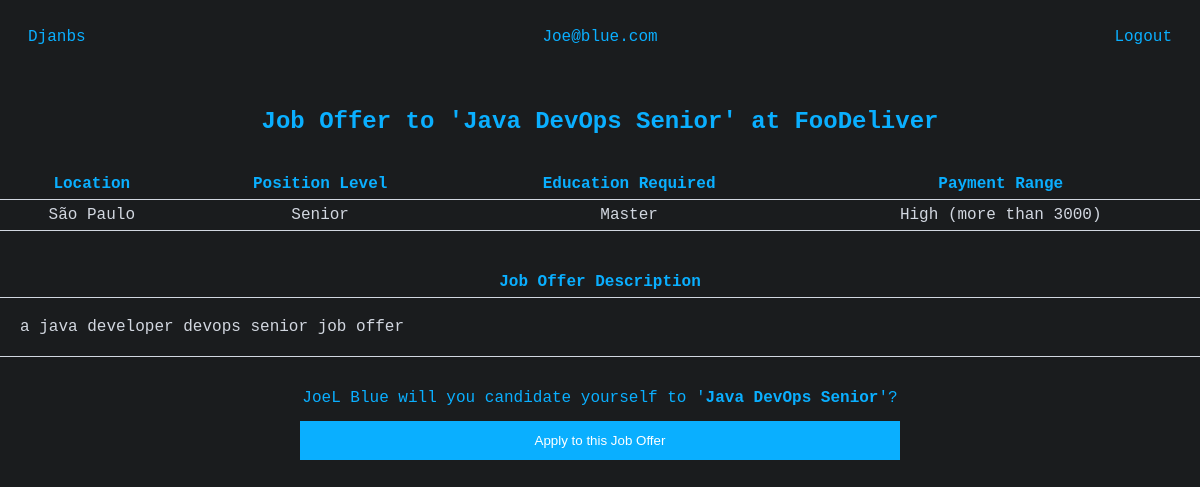
/job-candidate/1/ (signed in), run on the app's committed database.
### jobs/models.py (models this page shows)
class User(AbstractUser):
    username = models.CharField(max_length=50, blank=True, null=True, unique=True)
    email = models.EmailField(_('email address'), unique=True)
    USERNAME_FIELD = 'email'
    REQUIRED_FIELDS = ['username', 'password']
    is_company = models.BooleanField(default=False)
    is_candidate = models.BooleanField(default=False)
    def __str__(self):
        return self.email

class JobOffer(models.Model):
    name = models.CharField(max_length=125)
    location = models.CharField(max_length=50)
    description = models.TextField(null=True)
    company = models.ForeignKey(Company, on_delete=models.CASCADE, null=True)
    payment_range = models.IntegerField(choices=PaymentRange.choices)
    education_req = models.IntegerField(choices=EducationRequirement.choices)
    position_level = models.IntegerField(choices=PositionLevel.choices)
    date_created = models.DateTimeField(auto_now_add=True, null=True)
    def __str__(self):
        return self.name

class Company(models.Model):
    user = models.OneToOneField(User, null=True, on_delete=models.CASCADE)
    name = models.CharField(max_length=50, null=True)
    email = models.EmailField(null=True)
    site = models.URLField(null=True)
    def __str__(self):
        return self.name

class Candidate(models.Model):
    user = models.OneToOneField(User, null=True, on_delete=models.CASCADE)
    first_name = models.CharField(max_length=20, null=True)
    last_name = models.CharField(max_length=120, null=True)
    payment_range = models.IntegerField(choices=PaymentRange.choices, null=True)
    education = models.IntegerField(choices=EducationRequirement.choices, null=True)
    position_level = models.IntegerField(choices=PositionLevel.choices, null=True)
    def __str__(self):
        return f'{self.first_name} {self.last_name}'

### jobs/decorators.py (the view)
        def wrapper_func(request, *args, **kwargs):
            if (role == 'candidate' and request.user.is_candidate) or \
                    (role == 'company' and request.user.is_company):
                return view_func(request, *args, **kwargs)
            else:
                return redirect('home')

### jobs/forms.py
class JobCandidateForm(forms.ModelForm):
    class Meta():
        model = JobApplied
        exclude = ('candidate', 'job_offer')

### jobs/choices.py (called while the page is built)
def int_to_string(int_choice, integer) -> str:
    for num, string in int_choice.choices: # type: ignore
        if num == integer:
            return string.capitalize()
    return ''

### jobs/views/views.py (called while the page is built, shortened)
@allowed_role(role='candidate')
def candidate_to_job(request, job_id):
    job_offer = JobOffer.objects.get(pk=job_id) # type: ignore
    candidate = Candidate.objects.get(id=request.user.candidate.id) # type: ignore
    form = JobCandidateForm()
    context = {
        'form':form,
        'job_offer': job_offer,
        'candidate': candidate,
        'payment': int_to_string(PaymentRange, job_offer.payment_range),
        'education': int_to_string(EducationRequirement, job_offer.education_req),
        'pos_level': int_to_string(PositionLevel, job_offer.position_level),
    }
    return render(request, 'jobs/job-candidate.html', context)

### jobs/templates/jobs/job-candidate.html (shortened to what this page needs)
{% extends "jobs/base.html" %}
{% block content %}
<h2 class="register-n-login">Job Offer to '<b>{{ job_offer }}</b>' at {{ job_offer.company }}</h2>
<table>
    <tr class="blue">
        <th>Location</th>
        <th>Position Level</th>
        <th>Education Required</th>
        <th>Payment Range</th>
    </tr>
    <tr>
    <td>{{ job_offer.location }}</td>
    <td>{{ pos_level }}</td>
    <td>{{ education }}</td>
    <td>{{ payment }}</td>
    </tr>
</table>
<br>
<br>
<table>
    <tr class="blue">
        <th>Job Offer Description</th>
    </tr>
    <tr>
        <td style="padding:20px; text-align:left">{{ job_offer.description }}</td>
    </tr>
</table>
<br>
<form method="POST" action="">
    <div class="register-n-login">{{ candidate }} will you candidate yourself to '<b>{{ job_offer }}</b>'?</div>
    <input class="cancel-button" type="submit" name="Submit" value="Apply to this Job Offer">
    <div class="register-n-login" style="color:#D74545">{{ form.errors }}</div>
</form>
{% endblock content %}

### jobs/templates/jobs/base.html (shortened to what this page needs)
<!DOCTYPE html>
{% load static %}
<html>
	<head>
        <link rel="stylesheet" type="text/css" href="{% static 'jobs/style.css' %}"/>
	</head>
	<body>
        <div class="topbar">
            <a href="{% url 'home' %}">Djanbs</a>
            {% if user.is_authenticated %}
            <a class="ralign" href="{% url 'profile' %}">{{ user|capfirst }}</a>
            <a class="ralign logoutred" href="{% url 'logout' %}">Logout</a>
            {% endif %}
        </div>
        {% block content %}
        {% endblock content %}
	</body>
</html>

### jobs/static/jobs/style.css (style rules this page uses)
:root { --light: #d2d7e0; --dark: #1A1C1E; --darker: #141517; --blue: #0aafff; --red: #D74545; --darkred: #9C1A1A; }
body { background-color: var(--dark); color: var(--light); max-width: 1200px; margin: auto; font-family: monospace; font-size: 16px; }
table { width: 100%; border-collapse: collapse; margin: auto; }
th, td { border-bottom: 0.05em solid var(--light); padding: 6px; text-align: center; }
a { text-decoration: none; }
.topbar, .topbar a { padding: 14px; color: var(--blue); clear: both; display: flex; justify-content: right; }
.ralign { margin-right: 0px; margin-left: auto; }
.register-n-login, .submit, .details { padding: 14px; color: var(--blue); justify-content: center; display: flex; margin-right: auto; margin-left: auto; }
input, button, select, textarea, .cancel-button { width: 50%; padding: 12px 20px; box-sizing: border-box; display: flex; justify-content: center; margin-left: auto; margin-right: auto; }
.logoutred { color: var(--red); }
.delete-button, .cancel-button { background-color: var(--red); color: white; border: none; }
.cancel-button { background-color: var(--blue); }
.blue { color: var(--blue); }

### data on the page
User: email "Joe@blue.com"
JobOffer: name "Java DevOps Senior", company "FooDeliver", location "São Paulo", description "a java developer devops senior job offer"
Candidate: first_name+last_name "JoeL Blue"

### other printed values
{{ pos_level }} "Senior"
{{ education }} "Master"
{{ payment }} "High (more than 3000)"
